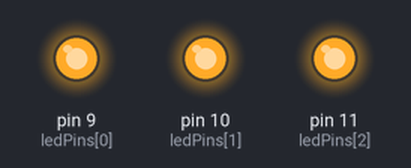
Bench run of a sketch on a simulated Arduino Uno, built with avr-gcc and run on an emulated ATmega328P. Parts: output pins drawn as LEDs (lit = HIGH).

Above: at 0.12 s.
At 0.87 s:
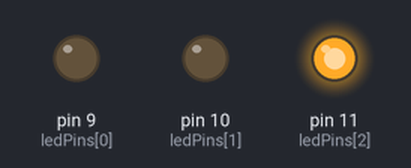
At 1.13 s:
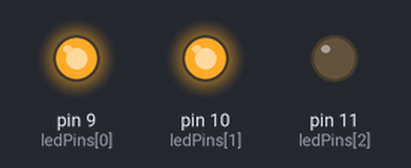
At 1.38 s:
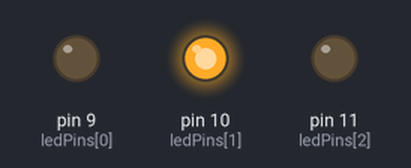
At 2.63 s:
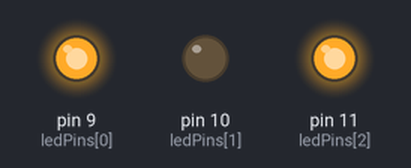
At 4.39 s:
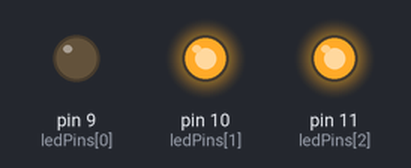
Timing chart, 0 to 4.7 s (numbered marks = the images above):
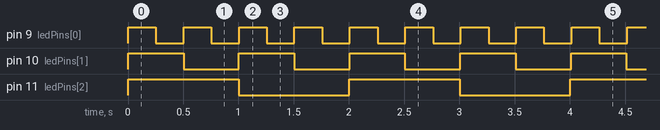

The sketch:

SimpleTimingWithArrays.ino
```cpp
static const int numLEDs = 3;
int ledPins[numLEDs] = { 9, 10, 11 }; // the pins for each LED
int ledState[numLEDs] = { LOW, LOW, LOW }; // the state of each LED
long ledDelays[numLEDs] = { 250, 500, 1000 }; // the delay for each LED
long nextBlinkTime[numLEDs] = { 0, 0, 0 }; // our scheduled next blink time

void setup()
{
  // cycle through the LED pins and set each to output
  for(int i = 0; i < numLEDs; i++)
  {
    pinMode(ledPins[i],OUTPUT);
  }
}

void loop()
{
  long now = millis(); // get the current time
  for(int i = 0; i < numLEDs; i++) // cycle through the leds
  {
    if(now > nextBlinkTime[i]) // if the current time (now) is greater than the scheduled next blink time ...
    {
      nextBlinkTime[i] = now + ledDelays[i]; // schedule the next blink
      ledState[i] = !ledState[i]; // toggle the state of my led
    }
    digitalWrite(ledPins[i],ledState[i]); // tell the LED what to do
  }
}
```

Measured:
- by itself, pin 9 (ledPins[0]): alternates HIGH for 0.25 s and LOW for 0.25 s
- by itself, pin 10 (ledPins[1]): alternates HIGH for 0.50 s and LOW for 0.50 s
- by itself, pin 11 (ledPins[2]): alternates HIGH for 1.0 s and LOW for 1.0 s
